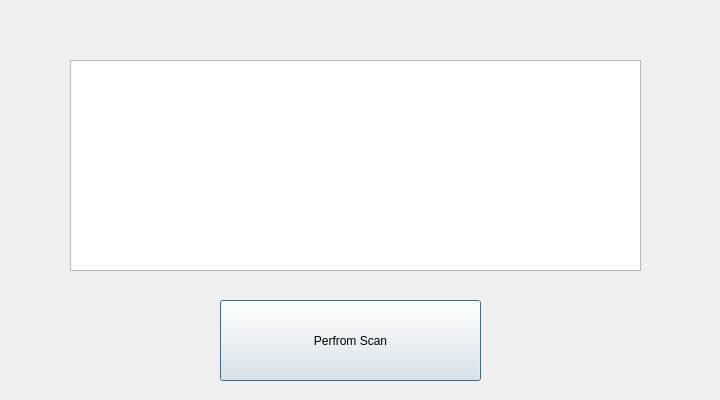
<?xml version="1.0" encoding="UTF-8"?>
<ui version="4.0">
 <class>ScanWindow</class>
 <widget class="QDialog" name="ScanWindow">
  <property name="geometry">
   <rect>
    <x>0</x>
    <y>0</y>
    <width>720</width>
    <height>400</height>
   </rect>
  </property>
  <property name="maximumSize">
   <size>
    <width>1280</width>
    <height>720</height>
   </size>
  </property>
  <property name="windowTitle">
   <string>Scanning</string>
  </property>
  <widget class="QPushButton" name="on_btnPauseOrResume">
   <property name="geometry">
    <rect>
     <x>220</x>
     <y>300</y>
     <width>261</width>
     <height>81</height>
    </rect>
   </property>
   <property name="styleSheet">
    <string notr="true">color : rgb(0, 0, 0)</string>
   </property>
   <property name="text">
    <string>Perfrom Scan</string>
   </property>
  </widget>
  <widget class="QTextBrowser" name="textBrowser">
   <property name="geometry">
    <rect>
     <x>70</x>
     <y>60</y>
     <width>571</width>
     <height>211</height>
    </rect>
   </property>
  </widget>
 </widget>
 <resources/>
 <connections/>
</ui>
